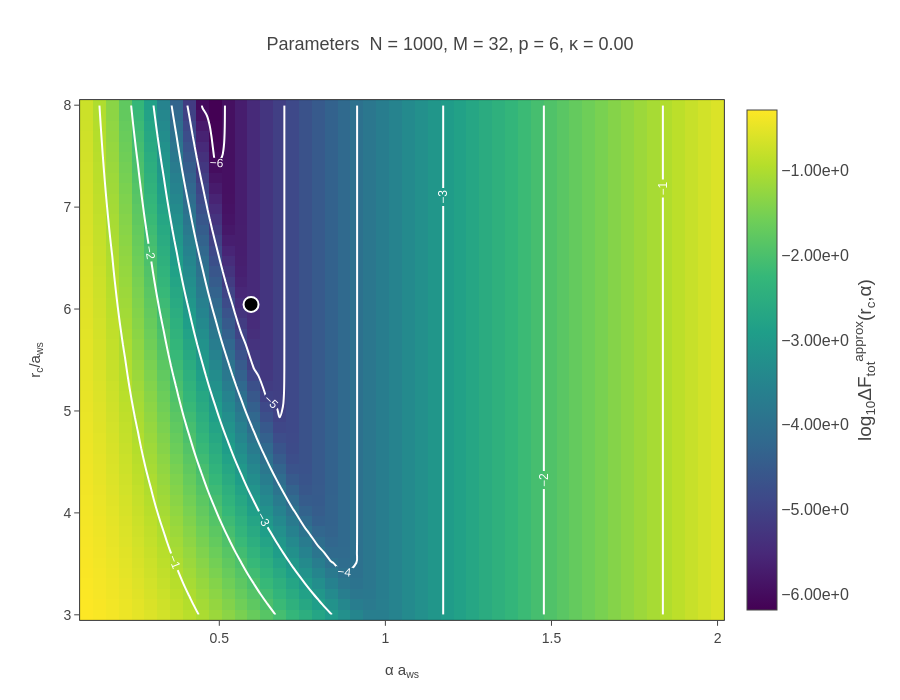

This figure's notebook cell:
### Code cell
preproc.make_pppm_color_map_interactive(rcuts, alphas, 
                                        preproc.potential.pppm_alpha_ewald * preproc.potential.a_ws,
                                        preproc.potential.rc / preproc.potential.a_ws, total_force_error)

### Figure 1 — Plotly figure (JSON) as saved in the notebook; plotly's stock layout.template omitted (floating-point values rounded to 4 significant figures; data arrays with more than 128 entries replaced by an {"elided": "..."} marker saying what was removed)
{"data": [{"colorbar": {"exponentformat": "e", "tickformat": ".2e", "title": {"side": "right", "text": "log<sub>10</sub>ΔF<sub>tot</sub><sup>approx</sup>(r<sub>c</sub>,α)"}}, "colorscale": [[0, "#440154"], [0.1111, "#482878"], [0.2222, "#3e4989"], [0.3333, "#31688e"], [0.4444, "#26828e"], [0.5556, "#1f9e89"], [0.6667, "#35b779"], [0.7778, "#6ece58"], [0.8889, "#b5de2b"], [1, "#fde725"]], "showlegend": false, "type": "heatmap", "x": [0.1, 0.1388, 0.1776, 0.2163, 0.2551, 0.2939, 0.3327, 0.3714, 0.4102, 0.449, 0.4878, 0.5265, 0.5653, 0.6041, 0.6429, 0.6816, 0.7204, 0.7592, 0.798, 0.8367, 0.8755, 0.9143, 0.9531, 0.9918, 1.031, 1.069, 1.108, 1.147, 1.186, 1.224, 1.263, 1.302, 1.341, 1.38, 1.418, 1.457, 1.496, 1.535, 1.573, 1.612, 1.651, 1.69, 1.729, 1.767, 1.806, 1.845, 1.884, 1.922, 1.961, 2.0], "y": [3.0, 3.102, 3.204, 3.306, 3.408, 3.51, 3.612, 3.714, 3.816, 3.918, 4.02, 4.122, 4.224, 4.327, 4.429, 4.531, 4.633, 4.735, 4.837, 4.939, 5.041, 5.143, 5.245, 5.347, 5.449, 5.551, 5.653, 5.755, 5.857, 5.959, 6.061, 6.163, 6.265, 6.367, 6.469, 6.571, 6.673, 6.776, 6.878, 6.98, 7.082, 7.184, 7.286, 7.388, 7.49, 7.592, 7.694, 7.796, 7.898, 8.0], "z": {"elided": "50x50 float values"}}, {"contours": {"coloring": "none", "labelfont": {"color": "white", "size": 12}, "showlabels": true}, "hoverinfo": "skip", "line": {"color": "white", "width": 2}, "ncontours": 10, "showlegend": false, "showscale": false, "type": "contour", "x": [0.1, 0.1388, 0.1776, 0.2163, 0.2551, 0.2939, 0.3327, 0.3714, 0.4102, 0.449, 0.4878, 0.5265, 0.5653, 0.6041, 0.6429, 0.6816, 0.7204, 0.7592, 0.798, 0.8367, 0.8755, 0.9143, 0.9531, 0.9918, 1.031, 1.069, 1.108, 1.147, 1.186, 1.224, 1.263, 1.302, 1.341, 1.38, 1.418, 1.457, 1.496, 1.535, 1.573, 1.612, 1.651, 1.69, 1.729, 1.767, 1.806, 1.845, 1.884, 1.922, 1.961, 2.0], "y": [3.0, 3.102, 3.204, 3.306, 3.408, 3.51, 3.612, 3.714, 3.816, 3.918, 4.02, 4.122, 4.224, 4.327, 4.429, 4.531, 4.633, 4.735, 4.837, 4.939, 5.041, 5.143, 5.245, 5.347, 5.449, 5.551, 5.653, 5.755, 5.857, 5.959, 6.061, 6.163, 6.265, 6.367, 6.469, 6.571, 6.673, 6.776, 6.878, 6.98, 7.082, 7.184, 7.286, 7.388, 7.49, 7.592, 7.694, 7.796, 7.898, 8.0], "z": {"elided": "50x50 float values"}}, {"marker": {"color": "black", "line": {"color": "white", "width": 2}, "size": 15, "symbol": "circle"}, "mode": "markers", "showlegend": false, "type": "scatter", "x": [0.5955], "y": [6.045]}], "layout": {"height": 700, "hovermode": "closest", "title": {"text": "Parameters  N = 1000, M = 32, p = 6, κ = 0.00"}, "width": 900, "xaxis": {"title": {"text": "α a<sub>ws</sub>"}}, "yaxis": {"title": {"text": "r<sub>c</sub>/a<sub>ws</sub>"}}}}
